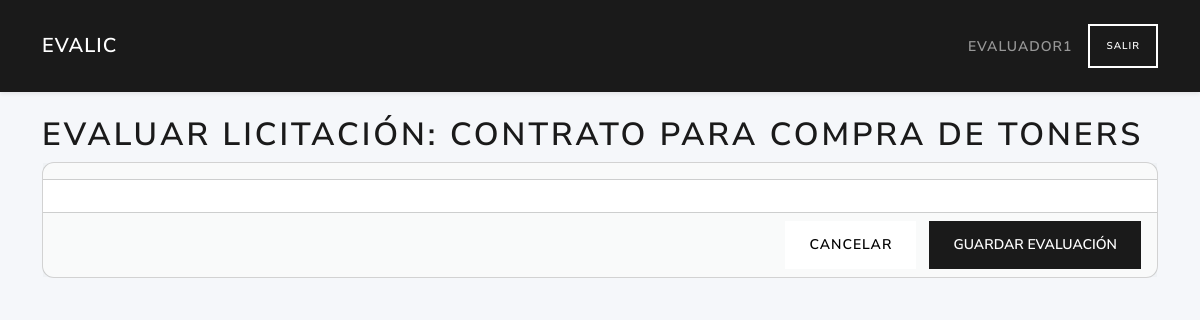
/evaluador/4/evaluar (signed in), run on an earlier commit of the app's database.
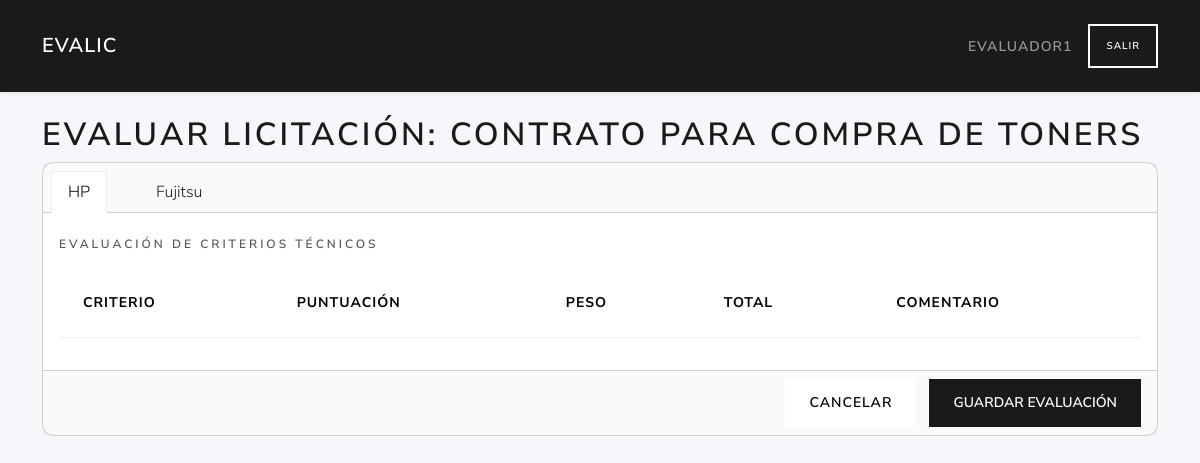
And on a later commit of the database.
### tables this page shows
CREATE TABLE ofertas (
        fechapresentacion TEXT NOT NULL,
        admitidasobre1 INTEGER,             
        licitacion_id INTEGER NOT NULL,
        licitante_id INTEGER NOT NULL,
        PRIMARY KEY (licitacion_id,licitante_id)                                       
        FOREIGN KEY (licitacion_id) REFERENCES licitaciones(id)
        FOREIGN KEY (licitante_id) REFERENCES licitantes(id)                                                           
    );

CREATE TABLE licitantes (
        id  INTEGER PRIMARY KEY AUTOINCREMENT,
        nombreempresa TEXT NOT NULL,
        cif text NOT NULL,
        direccion text,
        ciudad text,
        provincia text,
        telefono text,
        email text                                                                                                                            
    );

### routes/evaluador_routes.py (the view, shortened to what this page needs)
@evaluador_bp.route('/<int:licitacion_id>/evaluar', methods=['GET', 'POST'])
def evaluar(licitacion_id):
    if 'user_id' not in session or session.get('role_id') != 3:
        return redirect(url_for('auth.login'))
    usuario_id = session['user_id']
    db = get_db(current_app)
    lic = get_licitacion_logic(db, licitacion_id)
    raw_ofertas = list_ofertas_admitidas_logic(current_app, licitacion_id)
    ofertas = [dict(of) for of in raw_ofertas]
    criterios = listar_tecnicos(current_app, licitacion_id)
    evaluaciones = obtener_evaluaciones(current_app, licitacion_id, usuario_id)
    eval_map = {
        (e['licitante_id'], e['criterio_id']): e
        for e in evaluaciones
    }
    for oferta in ofertas:
        lista = []
        oferta['criterios_evaluacion'] = lista
    return render_template('evaluador/evaluar.html', lic=lic, ofertas=ofertas)

### app.py (called while the page is built)
def create_app():
    app = Flask(__name__)
    app.permanent_session_lifetime = timedelta(hours=1)  # Sesión permanente por 1 hora
    app.config.from_object(Config)
    @app.context_processor
    def utility_processor():
        from flask import request, url_for
        def url_for_other_page(page):
            args = request.args.copy()
            args['page'] = page
            return url_for('licitaciones.index', **args)
        return dict(url_for_other_page=url_for_other_page)
    app.teardown_appcontext(close_connection)
    with app.app_context():
        init_db(app)
    app.register_blueprint(auth_bp)
    app.register_blueprint(user_bp)
    app.register_blueprint(licitaciones_bp)
    app.register_blueprint(ofertas_bp)
    app.register_blueprint(licitantes_bp)
    app.register_blueprint(evaluador_bp)
    app.register_blueprint(criterios_bp)
    return app

### models/criterios_data.py (called while the page is built)
def fetch_criterios_tecnicos(db, licitacion_id):
    sql = """
        SELECT *
        FROM criterios
        WHERE licitacion_id = ? AND tipocriterio_id = 2
    """
    return db.execute(sql, (licitacion_id,)).fetchall()

### services/licitacion_service.py (called while the page is built)
def get_licitacion(db, lic_id):
    return data_get(db, lic_id)

### templates/evaluador/evaluar.html (shortened to what this page needs)
{% extends 'base.html' %}
{% block content %}
  <h1>Evaluar licitación: {{ lic.title }}</h1>
<form method="post" action="">
  <div class="card mb-4">
    <div class="card-header">
      <ul class="nav nav-tabs card-header-tabs" role="tablist">
        {% for oferta in ofertas %}
        <li class="nav-item" role="presentation">
          <button class="nav-link {% if loop.first %}active{% endif %}" id="tab-{{ oferta.licitante_id }}" data-bs-toggle="tab" data-bs-target="#oferta-{{ oferta.licitante_id }}" type="button" role="tab">
            {{ oferta.nombreempresa }}
          </button>
        </li>
        {% endfor %}
      </ul>
    </div>
    <div class="card-body">
      <div class="tab-content">
        {% for oferta in ofertas %}
        <div class="tab-pane fade {% if loop.first %}show active{% endif %}" id="oferta-{{ oferta.licitante_id }}" role="tabpanel">
          <h6 class="mt-2">Evaluación de criterios técnicos</h6>
          <table class="table table-striped mt-3">
            <thead>
              <tr>
                <th>Criterio</th>
                <th>Puntuación</th>
                <th>Peso</th>
                <th>Total</th>
                <th>Comentario</th>
              </tr>
            </thead>
          </table>
        </div>
        {% endfor %}
      </div>
    </div>
    <div class="card-footer text-end">
      <a href="{{ url_for('evaluador.index') }}" class="btn btn-secondary me-2">Cancelar</a>
      <button type="submit" class="btn btn-primary">Guardar evaluación</button>
    </div>
  </div>
</form>
{% endblock %}

What changed in the data, as far as the page shows it:
added ofertas: nombreempresa "HP"
added ofertas: nombreempresa "Fujitsu", shown under "EVALUAR LICITACIÓN: CONTRATO PARA COMPRA DE TONERS"
